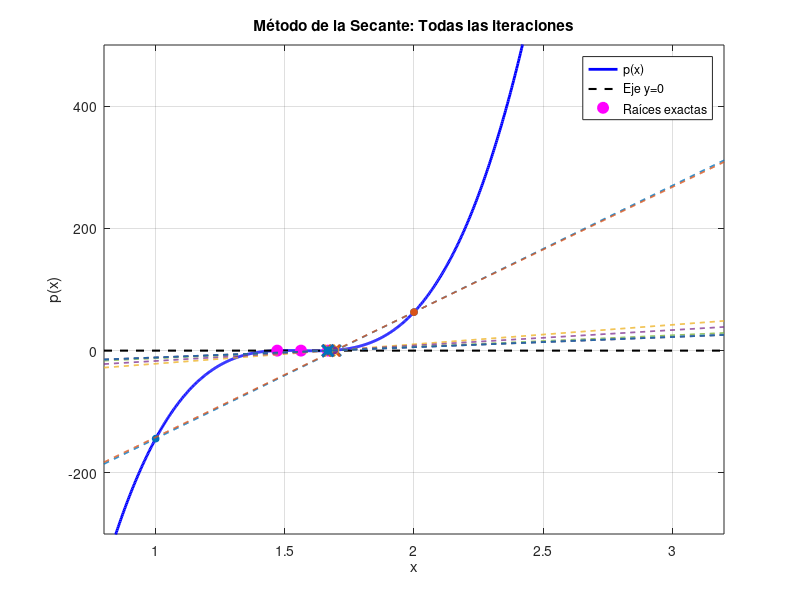

Write MATLAB code to recreate this figure.
% Definición del polinomio
f = @(x) 816*x.^3 - 3835*x.^2 + 6000*x - 3125;

% Puntos iniciales
x0 = 1;
x1 = 2;

% Parámetros del método
tol = 1e-6;
maxiter = 10;

% Historial para guardar los valores de x
hist_x = [x0, x1];

% Bucle de la Secante
for k = 2:maxiter
    fx1 = f(x1);
    fx0 = f(x0);
    
    x2 = x1 - fx1 * (x1 - x0) / (fx1 - fx0);
    hist_x(end+1) = x2;
    
    if abs(x2 - x1) < tol
        break;
    end
    
    x0 = x1;
    x1 = x2;
end

% -------------------------------------------------------------
% GRAFICACIÓN DE TODAS LAS SECANTES
% -------------------------------------------------------------
x_grid = linspace(0.8, 3.2, 1000);
y_grid = f(x_grid);

figure;
plot(x_grid, y_grid, 'b-', 'LineWidth', 2); hold on; grid on;
plot([0.8, 3.2], [0, 0], 'k--', 'LineWidth', 1.5); % Eje y = 0

% Graficar las tres raíces exactas
r = roots([816, -3835, 6000, -3125]);
plot(r, zeros(size(r)), 'mo', 'MarkerSize', 8, 'MarkerFaceColor', 'm');

% Paleta de colores para diferenciar las secantes
colores = lines(length(hist_x) - 2);

% Graficar cada recta secante
for i = 1:(length(hist_x) - 2)
    xa = hist_x(i);
    xb = hist_x(i+1);
    xc = hist_x(i+2); % Intersección en el eje x
    
    ya = f(xa);
    yb = f(xb);
    
    % Recta que pasa por (xa, ya) y (xb, yb)
    m = (yb - ya) / (xb - xa);
    y_secante = ya + m * (x_grid - xa);
    
    % Dibujar la línea de la secante
    plot(x_grid, y_secante, '--', 'Color', colores(i,:), 'LineWidth', 1.2, ...
         'DisplayName', sprintf('Secante %d (corta en x_%.0f=%.3f)', i, i+1, xc));
     
    % Marcadores en los puntos de contacto sobre la curva
    plot([xa, xb], [ya, yb], 'o', 'Color', colores(i,:), 'MarkerFaceColor', colores(i,:), 'MarkerSize', 5, 'HandleVisibility', 'off');
    
    % Marcador del corte con el eje x
    plot(xc, 0, 'x', 'Color', colores(i,:), 'MarkerSize', 8, 'LineWidth', 2, 'HandleVisibility', 'off');
end

xlabel('x'); ylabel('p(x)');
title('Método de la Secante: Todas las iteraciones');
legend('p(x)', 'Eje y=0', 'Raíces exactas', 'location', 'northeast');
xlim([0.8, 3.2]);
ylim([-300, 500]);
